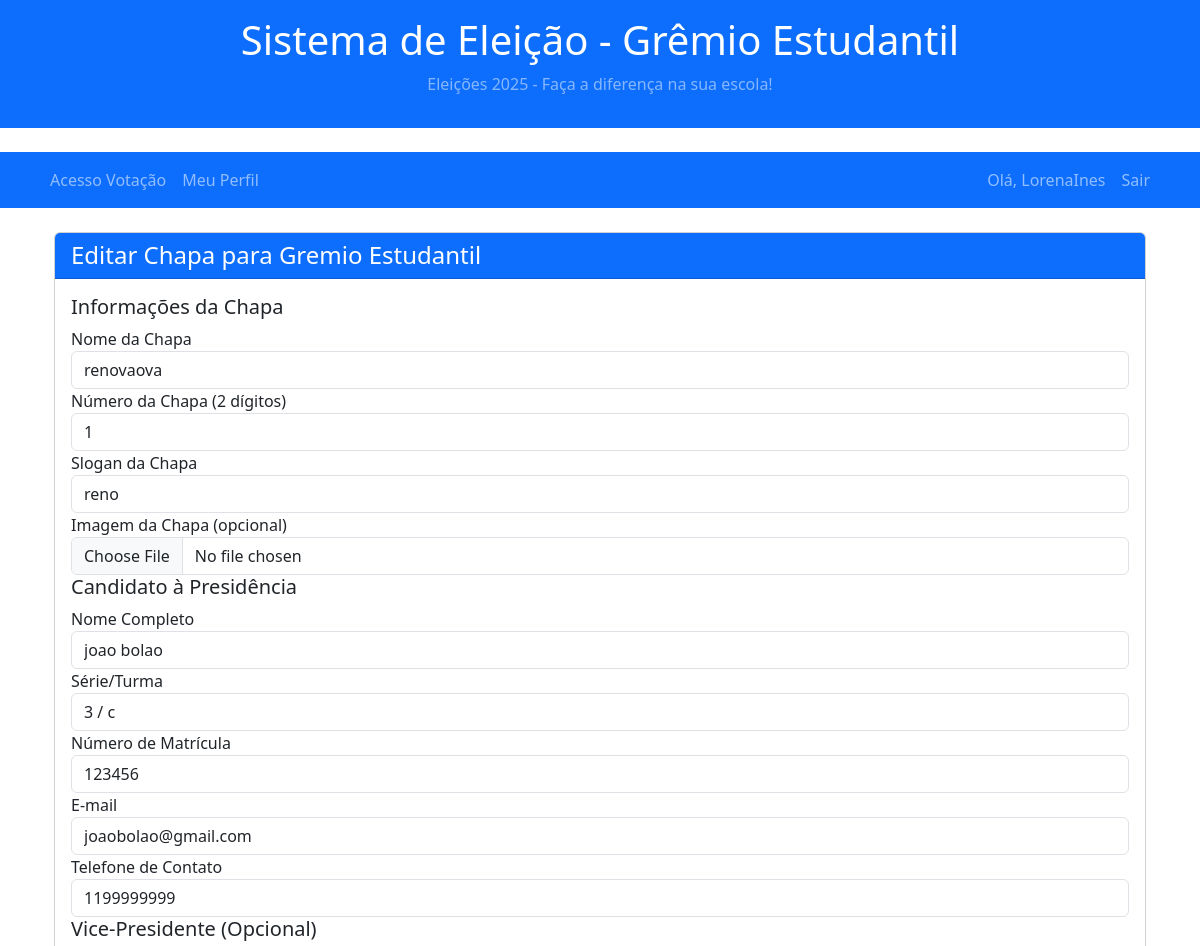
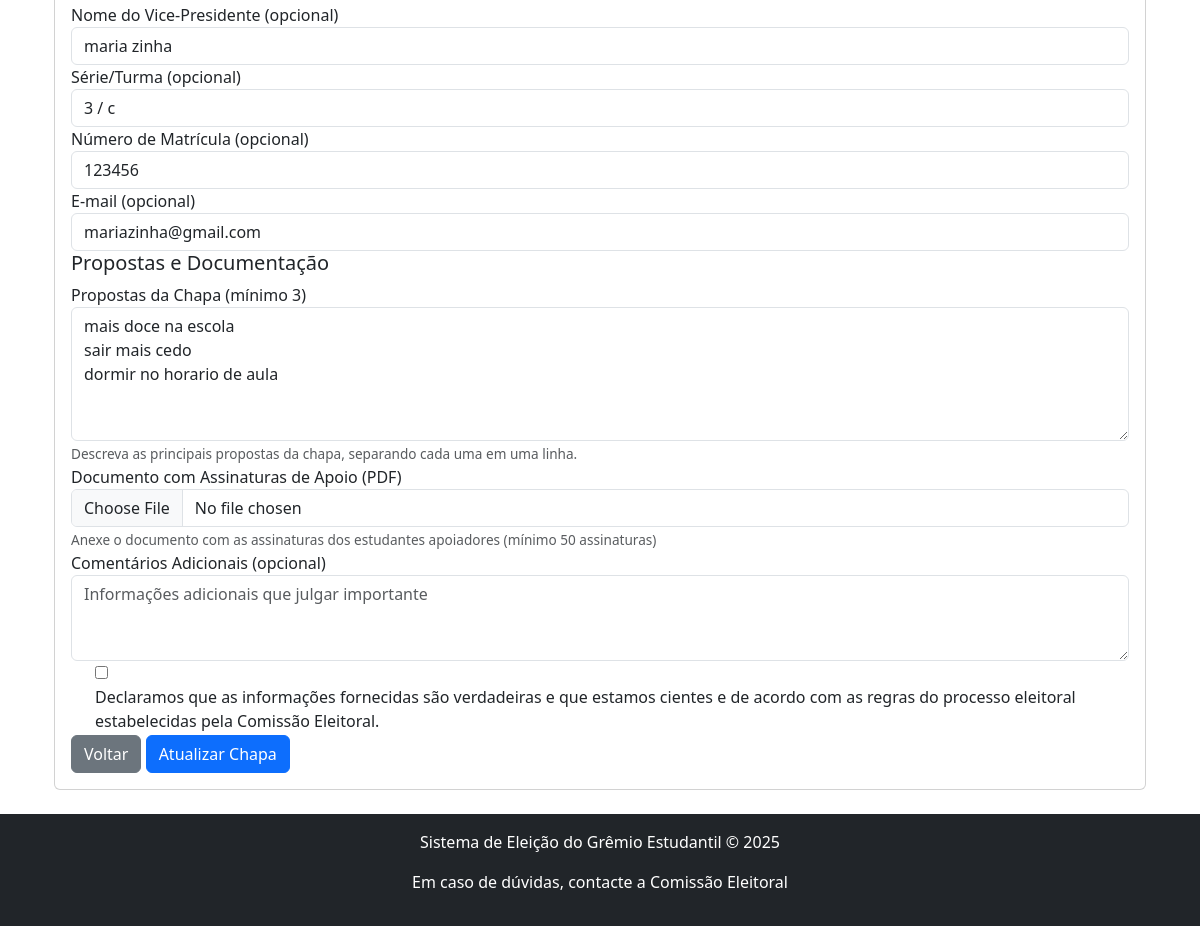
Screenshot of /election/editar-chapa/1/ (signed in) with the database file from the repository (2 pictures, top to bottom).
### accounts/models.py (models this page shows, shortened)
class CustomUser(AbstractUser):
    TIPO_CHOICES = (
        ('aluno', 'Aluno'),
        ('professor', 'Professor'),
        ('diretor', 'Diretor'),
    )
    email = models.EmailField(unique=True, verbose_name='Email')
    username = models.CharField(max_length=150, unique=True, verbose_name='Nome de usuário')
    nome_completo = models.CharField(max_length=255, verbose_name='Nome completo')
    tipo_usuario = models.CharField(max_length=10, choices=TIPO_CHOICES, default='aluno', verbose_name='Tipo de usuário')
    matricula = models.CharField(max_length=20, blank=True, null=True, verbose_name='Matrícula')
    serie = models.CharField(max_length=20, blank=True, null=True, verbose_name='Série/Turma')
    is_active = models.BooleanField(default=True, verbose_name='Ativo')
    is_staff = models.BooleanField(default=False, verbose_name='Equipe')
    data_cadastro = models.DateTimeField(auto_now_add=True, verbose_name='Data de cadastro')
    ultima_atualizacao = models.DateTimeField(auto_now=True, verbose_name='Última atualização')
    objects = CustomUserManager()
    USERNAME_FIELD = 'email'
    REQUIRED_FIELDS = ['username', 'nome_completo']
    class Meta:
        verbose_name = 'Usuário'
        verbose_name_plural = 'Usuários'
    def is_diretor(self):
        return self.tipo_usuario == 'diretor'

### election/models.py (models this page shows, shortened)
class Eleicao(models.Model):
    STATUS_CHOICES = (
        ('agendada', 'Agendada'),
        ('em_andamento', 'Em andamento'),
        ('finalizada', 'Finalizada'),
        ('cancelada', 'Cancelada'),
    )
    titulo = models.CharField(max_length=200, verbose_name='Título')
    descricao = models.TextField(verbose_name='Descrição')
    tipo_eleicao = models.ForeignKey(TipoEleicao, on_delete=models.CASCADE, verbose_name='Tipo de Eleição')
    data_inicio = models.DateTimeField(verbose_name='Data de início')
    data_fim = models.DateTimeField(verbose_name='Data de término')
    status = models.CharField(max_length=15, choices=STATUS_CHOICES, default='agendada', verbose_name='Status')
    criado_por = models.ForeignKey(CustomUser, on_delete=models.SET_NULL, null=True, related_name='eleicoes_criadas', verbose_name='Criado por')
    data_criacao = models.DateTimeField(auto_now_add=True, verbose_name='Data de criação')
    data_atualizacao = models.DateTimeField(auto_now=True, verbose_name='Última atualização')
    class Meta:
        verbose_name = 'Eleição'
        verbose_name_plural = 'Eleições'
        ordering = ['-data_inicio']

class Chapa(models.Model):
    eleicao = models.ForeignKey(Eleicao, on_delete=models.CASCADE, related_name='chapas', verbose_name='Eleição')
    nome = models.CharField(max_length=100, verbose_name='Nome da chapa')
    numero = models.PositiveSmallIntegerField(verbose_name='Número da chapa')
    slogan = models.CharField(max_length=200, verbose_name='Slogan')
    imagem = models.ImageField(upload_to='chapas/', verbose_name='Imagem', blank=True, null=True)
    propostas = models.TextField(verbose_name='Propostas')
    presidente_nome = models.CharField(max_length=200, verbose_name='Nome do Presidente')
    presidente_serie = models.CharField(max_length=50, verbose_name='Série/Turma do Presidente')
    presidente_matricula = models.CharField(max_length=50, verbose_name='Matrícula do Presidente')
    presidente_email = models.EmailField(verbose_name='Email do Presidente')
    presidente_telefone = models.CharField(max_length=20, verbose_name='Telefone do Presidente')
    vice_nome = models.CharField(max_length=200, verbose_name='Nome do Vice-Presidente', blank=True, null=True)
    vice_serie = models.CharField(max_length=50, verbose_name='Série/Turma do Vice-Presidente', blank=True, null=True)
    vice_matricula = models.CharField(max_length=50, verbose_name='Matrícula do Vice-Presidente', blank=True, null=True)
    vice_email = models.EmailField(verbose_name='Email do Vice-Presidente', blank=True, null=True)
    documento_assinaturas = models.FileField(upload_to='documentos/', verbose_name='Documento de Assinaturas', blank=True, null=True)
    data_cadastro = models.DateTimeField(auto_now_add=True, verbose_name='Data de cadastro')
    cadastrado_por = models.ForeignKey(CustomUser, on_delete=models.SET_NULL, null=True, related_name='chapas_cadastradas', verbose_name='Cadastrado por')
    class Meta:
        verbose_name = 'Chapa'
        verbose_name_plural = 'Chapas'
        unique_together = [('eleicao', 'numero')]

### election/views.py (the view)
# urls.py: path('editar-chapa/<int:chapa_id>/', views.editar_chapa, name='editar_chapa'),
@login_required
def editar_chapa(request, chapa_id):
    chapa = get_object_or_404(Chapa, id=chapa_id)
    eleicao = chapa.eleicao
    is_professor = hasattr(request.user, 'tipo_usuario') and request.user.tipo_usuario == 'professor'
    is_diretor = False
    if hasattr(request.user, 'is_diretor'):
        if callable(request.user.is_diretor):
            try:
                is_diretor = request.user.is_diretor()
            except Exception as e:
                print(f"Erro ao chamar is_diretor(): {e}")
        elif isinstance(request.user.is_diretor, bool):
            is_diretor = request.user.is_diretor
    print(f"DEBUG - User: {request.user.username}")
    print(f"DEBUG - tipo_usuario: {getattr(request.user, 'tipo_usuario', 'N/A')}")
    print(f"DEBUG - is_professor: {is_professor}")
    print(f"DEBUG - is_diretor: {is_diretor}")
    print(f"DEBUG - is_staff: {request.user.is_staff}")
    print(f"DEBUG - É o cadastrador: {chapa.cadastrado_por == request.user}")
    if not (request.user.is_staff or is_diretor or is_professor or chapa.cadastrado_por == request.user):
        return HttpResponseForbidden("Você não tem permissão para editar esta chapa.")
    if request.method == 'POST':
        form = ChapaForm(request.POST, request.FILES, instance=chapa)
        if form.is_valid():
            form.save()
            messages.success(request, f"Chapa '{chapa.nome}' atualizada com sucesso!")
            return redirect('election:gerenciar_chapas', eleicao_id=eleicao.id)
    else:
        form = ChapaForm(instance=chapa)
    context = {
        'form': form,
        'chapa': chapa,
        'eleicao': eleicao,
        'modo_edicao': True,
    }
    return render(request, 'election/editar_chapa.html', context)

### election/templates/election/editar_chapa.html (shortened to what this page needs)
{% extends 'base.html' %}
{% load static %}
{% block extra_css %}
<link rel="stylesheet" href="{% static 'css/form_eleicao.css' %}">
{% endblock %}
{% block content %}
<div class="container mt-4">
    <div class="card">
        <div class="card-header bg-primary text-white">
            <h4 class="mb-0">{% if modo_edicao %}Editar{% else %}Cadastrar{% endif %} Chapa para {{ eleicao.titulo }}</h4>
        </div>
        <div class="card-body">
            <form method="post" enctype="multipart/form-data">
                <div class="form-section">
                    <h5 class="form-section-title">Informações da Chapa</h5>
                    <div class="form-row">
                        <div class="form-col">
                            <div class="form-group">
                                <label for="{{ form.nome.id_for_label }}" class="required-label">{{ form.nome.label }}</label>
                                {{ form.nome }}
                            </div>
                        </div>
                        <div class="form-col">
                            <div class="form-group">
                                <label for="{{ form.numero.id_for_label }}" class="required-label">{{ form.numero.label }}</label>
                                {{ form.numero }}
                            </div>
                        </div>
                    </div>
                    <div class="form-group">
                        <label for="{{ form.slogan.id_for_label }}" class="required-label">{{ form.slogan.label }}</label>
                        {{ form.slogan }}
                    </div>
                    <div class="form-group">
                        <label for="{{ form.imagem.id_for_label }}">{{ form.imagem.label }}</label>
                        {{ form.imagem }}
                    </div>
                </div>
                <div class="form-section">
                    <h5 class="form-section-title">Candidato à Presidência</h5>
                    <div class="form-row">
                        <div class="form-col">
                            <div class="form-group">
                                <label for="{{ form.presidente_nome.id_for_label }}" class="required-label">{{ form.presidente_nome.label }}</label>
                                {{ form.presidente_nome }}
                            </div>
                        </div>
                        <div class="form-col">
                            <div class="form-group">
                                <label for="{{ form.presidente_serie.id_for_label }}" class="required-label">{{ form.presidente_serie.label }}</label>
                                {{ form.presidente_serie }}
                            </div>
                        </div>
                    </div>
                    <div class="form-row">
                        <div class="form-col">
                            <div class="form-group">
                                <label for="{{ form.presidente_matricula.id_for_label }}" class="required-label">{{ form.presidente_matricula.label }}</label>
                                {{ form.presidente_matricula }}
                            </div>
                        </div>
                        <div class="form-col">
                            <div class="form-group">
                                <label for="{{ form.presidente_email.id_for_label }}" class="required-label">{{ form.presidente_email.label }}</label>
                                {{ form.presidente_email }}
                            </div>
                        </div>
                    </div>
                    <div class="form-group">
                        <label for="{{ form.presidente_telefone.id_for_label }}" class="required-label">{{ form.presidente_telefone.label }}</label>
                        {{ form.presidente_telefone }}
                    </div>
                </div>
                <div class="form-section">
                    <h5 class="form-section-title">Vice-Presidente (Opcional)</h5>
                    <div class="form-row">
                        <div class="form-col">
                            <div class="form-group">
                                <label for="{{ form.vice_nome.id_for_label }}">{{ form.vice_nome.label }}</label>
                                {{ form.vice_nome }}
                            </div>
                        </div>
                        <div class="form-col">
                            <div class="form-group">
                                <label for="{{ form.vice_serie.id_for_label }}">{{ form.vice_serie.label }}</label>
                                {{ form.vice_serie }}
                            </div>
                        </div>
                    </div>
                    <div class="form-row">
                        <div class="form-col">
                            <div class="form-group">
                                <label for="{{ form.vice_matricula.id_for_label }}">{{ form.vice_matricula.label }}</label>
                                {{ form.vice_matricula }}
                            </div>
                        </div>
                        <div class="form-col">
                            <div class="form-group">
                                <label for="{{ form.vice_email.id_for_label }}">{{ form.vice_email.label }}</label>
                                {{ form.vice_email }}
                            </div>
                        </div>
                    </div>
                </div>
                <div class="form-section">
                    <h5 class="form-section-title">Propostas e Documentação</h5>
                    <div class="form-group">
                        <label for="{{ form.propostas.id_for_label }}" class="required-label">{{ form.propostas.label }}</label>
                        {{ form.propostas }}
                        {% if form.propostas.help_text %}
                        <small class="form-text text-muted">{{ form.propostas.help_text }}</small>
                        {% endif %}
                    </div>
                    <div class="form-group">
                        <label for="{{ form.documento_assinaturas.id_for_label }}" class="required-label">{{ form.documento_assinaturas.label }}</label>
                        {{ form.documento_assinaturas }}
                        {% if form.documento_assinaturas.help_text %}
                        <small class="form-text text-muted">{{ form.documento_assinaturas.help_text }}</small>
                        {% endif %}
                    </div>
                    <div class="form-group">
                        <label for="{{ form.comentarios.id_for_label }}">{{ form.comentarios.label }}</label>
                        {{ form.comentarios }}
                    </div>
                    <div class="form-check">
                        {{ form.aceite_termos }}
                        <label class="form-check-label required-label" for="{{ form.aceite_termos.id_for_label }}">
                            {{ form.aceite_termos.label }}
                        </label>
                    </div>
                </div>
                <div class="submit-container">
                    <a href="{% url 'election:gerenciar_chapas' eleicao.id %}" class="btn btn-secondary">Voltar</a>
                    <button type="submit" class="btn btn-primary">{% if modo_edicao %}Atualizar{% else %}Cadastrar{% endif %} Chapa</button>
                </div>
            </form>
        </div>
    </div>
</div>
{% endblock %}

### templates/base.html (shortened to what this page needs)
{% load static %}
<!DOCTYPE html>
<html lang="pt-BR">
<head>
    <link rel="stylesheet" href="{% static 'css/style.css' %}">
    <link href="https://cdn.jsdelivr.net/npm/bootstrap@5.3.0-alpha1/dist/css/bootstrap.min.css" rel="stylesheet">
    {% block extra_css %}{% endblock %}
</head>
<body>
    <header class="bg-primary text-white py-3 mb-4">
        <div class="container">
            <div class="row align-items-center">
                <div class="col-12 text-center">
                    <h1 class="logo mb-2">
                        <a href="/" class="text-white text-decoration-none">Sistema de Eleição - Grêmio Estudantil</a>
                    </h1>
                    <p class="subtitle text-white-50">Eleições 2025 - Faça a diferença na sua escola!</p>
                </div>
            </div>
        </div>
    </header>
    <nav class="navbar navbar-expand-lg navbar-dark bg-primary">
        <div class="container">
            <div class="collapse navbar-collapse" id="navbarNav">
                <ul class="navbar-nav me-auto">
                    <li class="nav-item">
                        {% if user.is_authenticated %}
                            <a class="nav-link" href="{% url 'election:acesso_votacao' %}">Acesso Votação</a>
                        {% else %}
                            <a class="nav-link" href="/">Início</a>
                        {% endif %}
                    </li>
                    {% if user.is_authenticated %}
                        <li class="nav-item">
                            <a class="nav-link" href="{% url 'profile' %}">Meu Perfil</a>
                        </li>
                    {% endif %}
                </ul>
                <div class="navbar-nav">
                    {% if user.is_authenticated %}
                        <span class="nav-item nav-link">Olá, {{ user.username }}</span>
                        <a class="nav-link" href="{% url 'logout' %}">Sair</a>
                    {% else %}
                        <a class="nav-link" href="{% url 'login' %}">Entrar</a>
                        <a class="nav-link" href="{% url 'register' %}">Cadastrar-se</a>
                    {% endif %}
                </div>
            </div>
        </div>
    </nav>
    <main class="container my-4">
        {% block content %}{% endblock %}
    </main>
    <footer class="bg-dark text-white text-center py-3">
        <div class="container">
            <p>Sistema de Eleição do Grêmio Estudantil &copy; <span id="current-year">2025</span></p>
            <p>Em caso de dúvidas, contacte a Comissão Eleitoral</p>
        </div>
    </footer>
</body>
</html>

### rows the page displays
CustomUser: username "LorenaInes"
Eleicao: titulo "Gremio Estudantil"
Chapa: nome "renovaova", numero "1", slogan "reno", presidente_nome "joao bolao", presidente_serie "3 / c", presidente_matricula "123456", presidente_email "joaobolao@gmail.com", presidente_telefone "1199999999", vice_nome "maria zinha", vice_serie "3 / c", vice_matricula "123456", vice_email "mariazinha@gmail.com", propostas "mais doce na escola sair mais cedo dormir no horario de aula"
